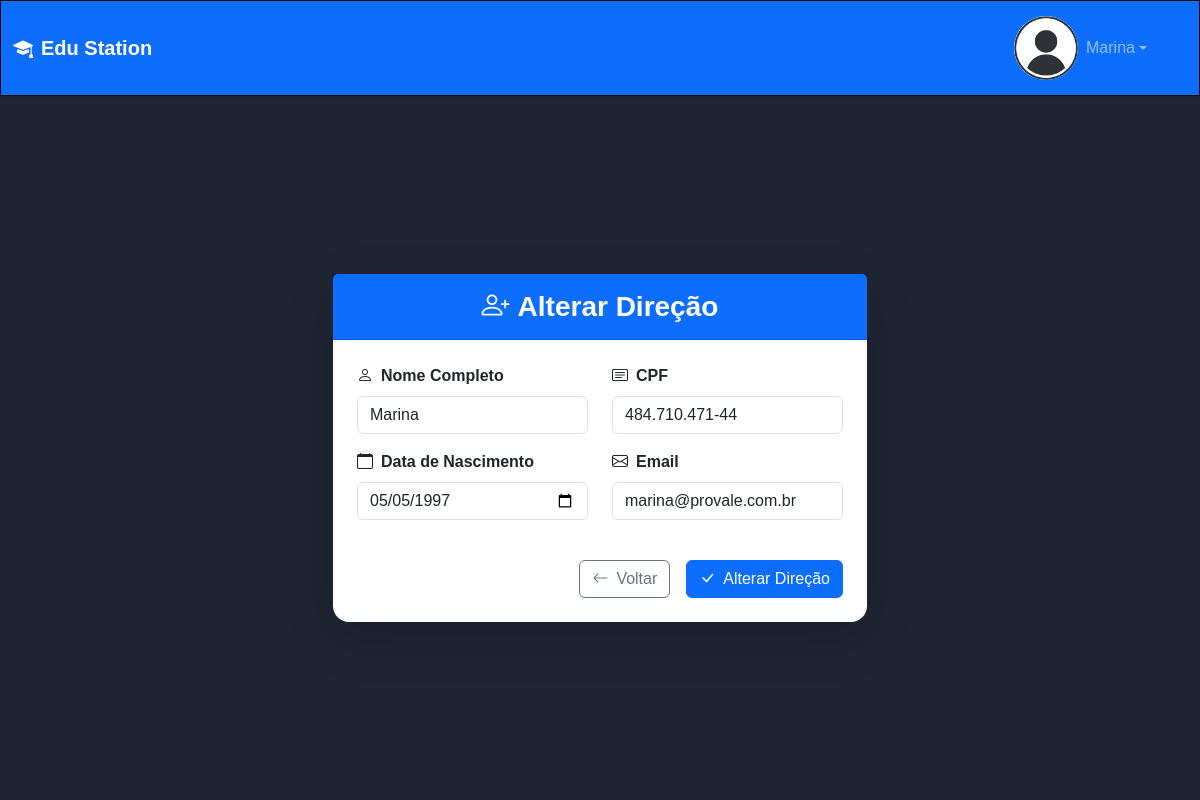
Screenshot of /direcao/alter_direcao/1 (signed in) with the database file from the repository.
### direcao/models.py (models this page shows, shortened)
class Direcao(models.Model):
    user = models.OneToOneField(User, on_delete=models.CASCADE, primary_key=True)
    cpf = models.CharField(max_length=14, unique=True)
    data_nasc = models.DateField(default=datetime.date.today)
    class Meta:
        verbose_name = 'Diretor(a)'

### direcao/views.py (the view, shortened to what this page needs)
# urls.py: path('alter_direcao/<int:id>', altDirecao, name='altDirecao'),
@login_required(login_url='loginInicio:login_usuario')
def altDirecao(request, id):
    direcao = get_object_or_404(Direcao, pk=id)
    if request.method == "GET":
        return render(request, 'cadDirecao.html', {
            'submit': 'Alterar Direção',
            'titulo': 'Alterar Direção',
            'direcao': direcao
        })

### loginInicio/templates/cadDirecao.html (shortened to what this page needs)
{% extends "base.html" %}
{% load static %}
{% block main %}
<div class="container h-100 d-flex align-items-center justify-content-center">
    <div class="row justify-content-center w-100">
        <div class="col-md-8 col-lg-6">
            <div class="card shadow-lg border-0 rounded-4">
                <div class="card-header bg-primary text-white text-center py-3">
                    <h3 class="mb-0 fw-bold">
                        <i class="bi bi-person-plus me-2"></i>{{ titulo|default:"Cadastro Direção" }}
                    </h3>
                </div>
                <div class="card-body p-4">
                    <form method="post" id="cadastro-form">
                        <div class="row">
                            <div class="col-md-6 mb-3">
                                <label for="nome" class="form-label fw-semibold">
                                    <i class="bi bi-person me-2"></i>Nome Completo
                                </label>
                                <input type="text" class="form-control" name="nome" id="nomeCad"
                                       placeholder="Digite seu nome completo"
                                       value="{% if direcao %}{{ direcao.user.first_name }} {{ direcao.user.last_name }}{% endif %}" required>
                            </div>
                            <div class="col-md-6 mb-3">
                                <label for="cpf" class="form-label fw-semibold">
                                    <i class="bi bi-card-text me-2"></i>CPF
                                </label>
                                <input type="text" class="form-control" name="cpf" id="cpfCad"
                                       placeholder="000.000.000-00"
                                       value="{% if direcao %}{{ direcao.cpf }}{% endif %}"
                                       {% if direcao %}readonly{% endif %} required
                                       data-format="cpf">
                            </div>
                        </div>
                        <div class="row">
                            <div class="col-md-6 mb-3">
                                <label for="Data de Nascimento" class="form-label fw-semibold">
                                    <i class="bi bi-calendar me-2"></i>Data de Nascimento
                                </label>
                                <input type="date" class="form-control" name="Data de Nascimento" id="dateCad"
                                       value="{% if direcao %}{{ direcao.data_nasc|date:'Y-m-d' }}{% endif %}" required>
                            </div>
                            <div class="col-md-6 mb-3">
                                <label for="Email" class="form-label fw-semibold">
                                    <i class="bi bi-envelope me-2"></i>Email
                                </label>
                                <input type="email" class="form-control" name="Email" id="emailCad"
                                       placeholder="seu@email.com"
                                       value="{% if direcao %}{{ direcao.user.email }}{% endif %}" required>
                            </div>
                        </div>
                        <div class="d-grid gap-2 d-md-flex justify-content-md-end mt-4">
                            <a href="{% if user.is_authenticated %}{% url 'direcao:direcao' %}{% else %}{% url 'loginInicio:login_usuario' %}{% endif %}"
                               class="btn btn-outline-secondary me-md-2">
                                <i class="bi bi-arrow-left me-2"></i>Voltar
                            </a>
                            <button type="submit" class="btn btn-primary" id="submit-cad">
                                <i class="bi bi-check-lg me-2"></i>{{ submit|default:'Criar Usuário' }}
                            </button>
                        </div>
                    </form>
                </div>
            </div>
        </div>
    </div>
</div>
{% endblock main %}

### loginInicio/templates/base.html (shortened to what this page needs)
{% load static %}
<!DOCTYPE html>
<html lang="pt-br">
<head>
    <link href="https://cdn.jsdelivr.net/npm/bootstrap@5.3.2/dist/css/bootstrap.min.css" rel="stylesheet">
    <link rel="stylesheet" href="https://cdn.jsdelivr.net/npm/bootstrap-icons@1.11.1/font/bootstrap-icons.css">
    <link rel="stylesheet" href={% static "css/base.css" %}>
</head>
<body class="bg-light d-flex flex-column" style="height: 100vh;">
    <nav class="navbar navbar-expand-lg navbar-dark bg-primary shadow-sm">
        <div class="container-fluid">
            <a class="navbar-brand fw-bold" href={% url "loginInicio:inicio" %}>
                <i class="bi bi-mortarboard-fill me-2"></i>Edu Station
            {% if user.is_authenticated %}
            <div class="navbar-nav ms-auto">
                <div class="nav-item dropdown">
                    <a class="nav-link dropdown-toggle d-flex align-items-center" href="#" role="button" data-bs-toggle="dropdown">
                        <img src={% static "img/icone_perfil.jpg" %} alt="perfil" class="rounded-circle me-2" width="32" height="64">
                        <span class="d-none d-md-inline">{{ user.first_name|default:user.username }}</span>
                    </a>
                </div>
            </div>
            {% endif %}
        </div>
    </nav>
    <main class="container-fluid flex-grow-1 d-flex flex-column" style="overflow-y: auto;">
        {% block main %}
        {% endblock main %}
    </main>
</body>
</html>

### static/css/base.css (style rules this page uses)
:root { --cor-infos: #51A3A3; --cor-main: #1F2633; --cor-links: black; --borda: 1px black solid; }
* { font-family: Arial, Helvetica, sans-serif; margin: 0; padding: 0; box-sizing: border-box; list-style: none; text-decoration: none; }
a { color: var(--cor-links); }

### rows the page displays
Direcao: nome "Marina", cpf "484.710.471-44", data_nasc "05/05/1997", Email "marina@provale.com.br"

### other values shown
{{ user.first_name|default:user.username }} "Marina"
{{ titulo|default:"Cadastro Direção" }} "Alterar Direção"
{{ submit|default:'Criar Usuário' }} "Alterar Direção"
